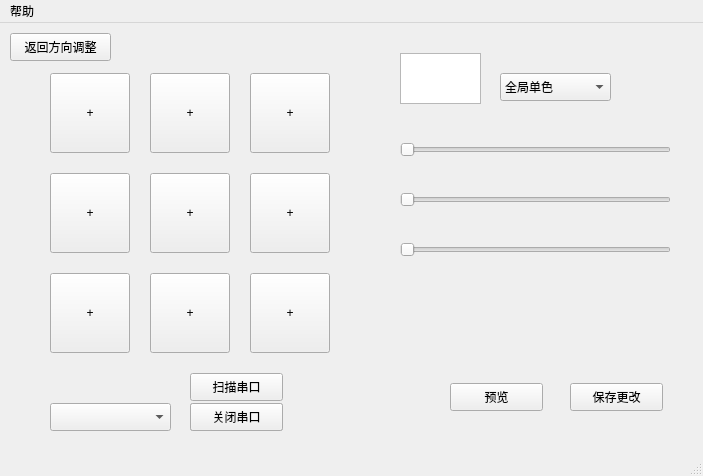
<?xml version="1.0" encoding="UTF-8"?>
<ui version="4.0">
 <class>MainWindow</class>
 <widget class="QMainWindow" name="MainWindow">
  <property name="geometry">
   <rect>
    <x>0</x>
    <y>0</y>
    <width>703</width>
    <height>476</height>
   </rect>
  </property>
  <property name="windowTitle">
   <string>设置</string>
  </property>
  <widget class="QWidget" name="centralwidget">
   <widget class="QPushButton" name="pushButton">
    <property name="geometry">
     <rect>
      <x>50</x>
      <y>50</y>
      <width>80</width>
      <height>80</height>
     </rect>
    </property>
    <property name="text">
     <string>+</string>
    </property>
   </widget>
   <widget class="QPushButton" name="pushButton_2">
    <property name="geometry">
     <rect>
      <x>150</x>
      <y>50</y>
      <width>80</width>
      <height>80</height>
     </rect>
    </property>
    <property name="text">
     <string>+</string>
    </property>
   </widget>
   <widget class="QPushButton" name="pushButton_3">
    <property name="geometry">
     <rect>
      <x>250</x>
      <y>50</y>
      <width>80</width>
      <height>80</height>
     </rect>
    </property>
    <property name="text">
     <string>+</string>
    </property>
   </widget>
   <widget class="QPushButton" name="pushButton_4">
    <property name="geometry">
     <rect>
      <x>50</x>
      <y>150</y>
      <width>80</width>
      <height>80</height>
     </rect>
    </property>
    <property name="text">
     <string>+</string>
    </property>
   </widget>
   <widget class="QPushButton" name="pushButton_5">
    <property name="geometry">
     <rect>
      <x>150</x>
      <y>150</y>
      <width>80</width>
      <height>80</height>
     </rect>
    </property>
    <property name="text">
     <string>+</string>
    </property>
   </widget>
   <widget class="QPushButton" name="pushButton_6">
    <property name="geometry">
     <rect>
      <x>250</x>
      <y>150</y>
      <width>80</width>
      <height>80</height>
     </rect>
    </property>
    <property name="text">
     <string>+</string>
    </property>
   </widget>
   <widget class="QPushButton" name="pushButton_7">
    <property name="geometry">
     <rect>
      <x>50</x>
      <y>250</y>
      <width>80</width>
      <height>80</height>
     </rect>
    </property>
    <property name="text">
     <string>+</string>
    </property>
   </widget>
   <widget class="QPushButton" name="pushButton_8">
    <property name="geometry">
     <rect>
      <x>150</x>
      <y>250</y>
      <width>80</width>
      <height>80</height>
     </rect>
    </property>
    <property name="text">
     <string>+</string>
    </property>
   </widget>
   <widget class="QPushButton" name="pushButton_9">
    <property name="geometry">
     <rect>
      <x>250</x>
      <y>250</y>
      <width>80</width>
      <height>80</height>
     </rect>
    </property>
    <property name="text">
     <string>+</string>
    </property>
   </widget>
   <widget class="QComboBox" name="comboBox">
    <property name="geometry">
     <rect>
      <x>500</x>
      <y>50</y>
      <width>111</width>
      <height>28</height>
     </rect>
    </property>
    <item>
     <property name="text">
      <string>全局单色</string>
     </property>
    </item>
    <item>
     <property name="text">
      <string>全局渐变</string>
     </property>
    </item>
    <item>
     <property name="text">
      <string>阶梯渐变</string>
     </property>
    </item>
    <item>
     <property name="text">
      <string>单颗渐变</string>
     </property>
    </item>
   </widget>
   <widget class="QPushButton" name="pushButton_open">
    <property name="geometry">
     <rect>
      <x>190</x>
      <y>380</y>
      <width>93</width>
      <height>28</height>
     </rect>
    </property>
    <property name="text">
     <string>打开串口</string>
    </property>
   </widget>
   <widget class="QComboBox" name="comboBox_2">
    <property name="geometry">
     <rect>
      <x>50</x>
      <y>380</y>
      <width>121</width>
      <height>28</height>
     </rect>
    </property>
   </widget>
   <widget class="QPushButton" name="pushButton_preview">
    <property name="geometry">
     <rect>
      <x>450</x>
      <y>360</y>
      <width>93</width>
      <height>28</height>
     </rect>
    </property>
    <property name="text">
     <string>预览</string>
    </property>
   </widget>
   <widget class="QPushButton" name="pushButton_save">
    <property name="geometry">
     <rect>
      <x>570</x>
      <y>360</y>
      <width>93</width>
      <height>28</height>
     </rect>
    </property>
    <property name="text">
     <string>保存更改</string>
    </property>
   </widget>
   <widget class="QPushButton" name="pushButton_close">
    <property name="geometry">
     <rect>
      <x>190</x>
      <y>380</y>
      <width>93</width>
      <height>28</height>
     </rect>
    </property>
    <property name="text">
     <string>关闭串口</string>
    </property>
   </widget>
   <widget class="QPushButton" name="pushButton_back">
    <property name="geometry">
     <rect>
      <x>10</x>
      <y>10</y>
      <width>101</width>
      <height>28</height>
     </rect>
    </property>
    <property name="text">
     <string>返回方向调整</string>
    </property>
   </widget>
   <widget class="QPushButton" name="pushButton_scan">
    <property name="geometry">
     <rect>
      <x>190</x>
      <y>350</y>
      <width>93</width>
      <height>28</height>
     </rect>
    </property>
    <property name="text">
     <string>扫描串口</string>
    </property>
   </widget>
   <widget class="QLabel" name="label_LinkState">
    <property name="geometry">
     <rect>
      <x>61</x>
      <y>350</y>
      <width>101</width>
      <height>20</height>
     </rect>
    </property>
    <property name="text">
     <string/>
    </property>
   </widget>
   <widget class="QTextBrowser" name="Canvas">
    <property name="geometry">
     <rect>
      <x>400</x>
      <y>30</y>
      <width>81</width>
      <height>51</height>
     </rect>
    </property>
   </widget>
   <widget class="QWidget" name="">
    <property name="geometry">
     <rect>
      <x>400</x>
      <y>90</y>
      <width>271</width>
      <height>176</height>
     </rect>
    </property>
    <layout class="QVBoxLayout" name="verticalLayout">
     <item>
      <widget class="QSlider" name="Slider_R">
       <property name="maximum">
        <number>255</number>
       </property>
       <property name="orientation">
        <enum>Qt::Horizontal</enum>
       </property>
      </widget>
     </item>
     <item>
      <widget class="QSlider" name="Slider_G">
       <property name="maximum">
        <number>255</number>
       </property>
       <property name="orientation">
        <enum>Qt::Horizontal</enum>
       </property>
      </widget>
     </item>
     <item>
      <widget class="QSlider" name="Slider_B">
       <property name="maximum">
        <number>255</number>
       </property>
       <property name="orientation">
        <enum>Qt::Horizontal</enum>
       </property>
      </widget>
     </item>
    </layout>
   </widget>
  </widget>
  <widget class="QMenuBar" name="menubar">
   <property name="geometry">
    <rect>
     <x>0</x>
     <y>0</y>
     <width>703</width>
     <height>26</height>
    </rect>
   </property>
   <widget class="QMenu" name="menuasd">
    <property name="title">
     <string>帮助</string>
    </property>
    <addaction name="action"/>
   </widget>
   <addaction name="menuasd"/>
  </widget>
  <widget class="QStatusBar" name="statusbar"/>
  <action name="action">
   <property name="text">
    <string>联系作者</string>
   </property>
  </action>
 </widget>
 <resources/>
 <connections/>
</ui>
